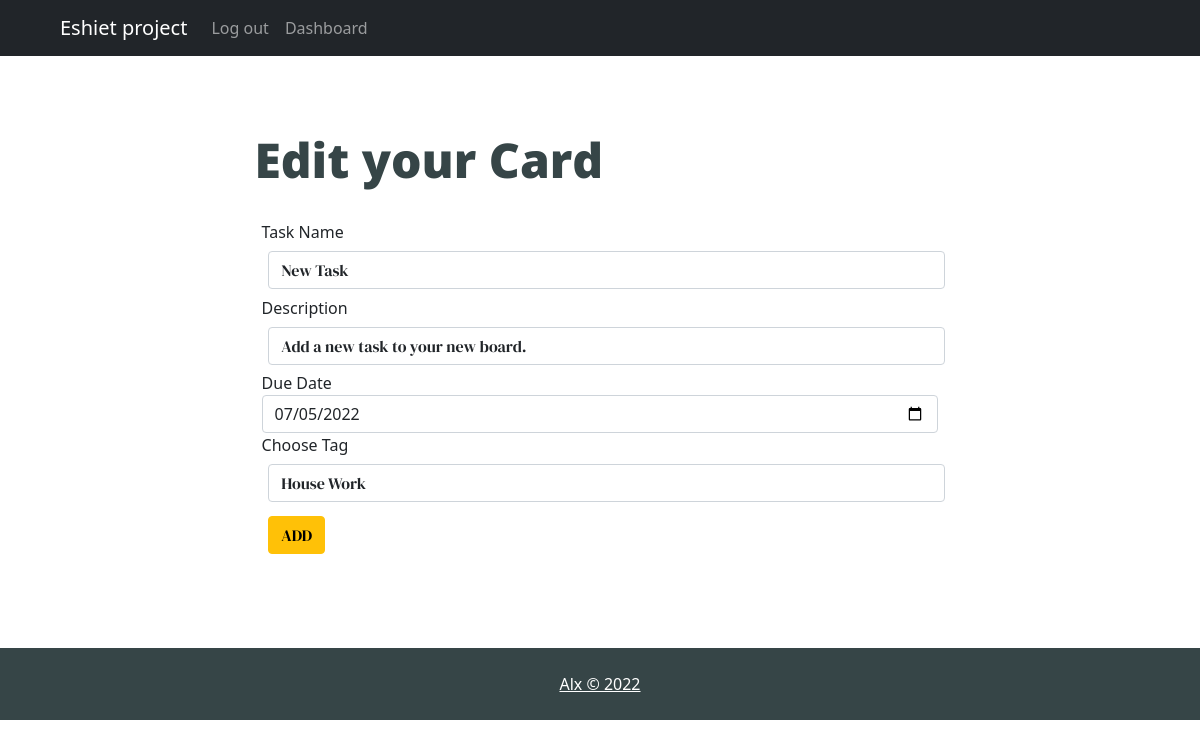
The page /edit-task/1 (signed in) on the database its author committed.
### main.py (models this page shows)
class Task(db.Model):
    __tablename__ = "tasks"
    id = db.Column(db.Integer, primary_key=True)
    title = db.Column(db.String, nullable=False)
    description = db.Column(db.String)
    due_date = db.Column(db.Date)
    progress = db.Column(db.Boolean, nullable=False)
    date_created = db.Column(db.Date, nullable=False)
    creator_id = db.Column(db.Integer, db.ForeignKey("users.id"))
    tag_id = db.Column(db.Integer, db.ForeignKey("tags.id"))

### main.py (the view, shortened to what this page needs)
@app.route("/edit-task/<int:task_id>", methods=["POST", "GET"])
@login_required
def edit_task(task_id):
    the_task = Task.query.get(task_id)
    edit_form = NewTaskForm(
        title=the_task.title,
        description=the_task.description,
        due_date=the_task.due_date,
        tag=Tag.query.filter_by(id=the_task.tag_id).first()
    )
    edit_form.tag.choices = [x for x in current_user.subscriptions]
    return render_template("add_task.html", form=edit_form, current_user=current_user, is_edit=True)

### main.py
class NewTaskForm(FlaskForm):
    style = {'class': 'ourClasses', 'style': 'margin: 1%; font-family: "DM Serif Display", serif; font-weight: 400;'}
    title = StringField("Task Name", validators=[DataRequired()], render_kw=style)
    description = StringField("Description", render_kw=style)
    due_date = DateField("Due Date", format='%Y-%m-%d', render_kw={'placeholder': '2021/04/18 for April 18, 2021'})
    tag = SelectField("Choose Tag", validators=[DataRequired()], render_kw=style)
    submit = SubmitField("ADD", render_kw=style)

### main.py (called while the page is built)
@login_manager.user_loader
def load_user(user_id):
    return User.query.get(user_id)

    def __repr__(self):
        return f'{self.tag_name}'

### templates/add_task.html (shortened to what this page needs)
{% include 'header.html' %}
{% import "bootstrap/wtf.html" as wtf %}
<div class="form-container">
    {% if not is_edit: %}
    <h1 class="big-header">Add New Card</h1>
    {% else %}
    <h1 class="big-header">Edit your Card</h1>
    {% endif %}
    <div class="wtform-div">
        {{ wtf.quick_form(form, novalidate=True, button_map={'submit': 'warning'}) }}
    </div>
</div>
</section>
{% include 'footer.html' %}

### static/styles.css (style rules this page uses)
.big-header { font-size: 3rem; color: #364547; font-family: 'Open Sans', sans-serif; font-weight: 800; margin: 2%; line-height: 1; }
.form-container { padding: 5.5% 20%; min-height: 465px; }
.wtform-div { padding: 3%; }

### rows shown on the page
Task: title "New Task", description "Add a new task to your new board.", due_date "07/05/2022", tag "House Work"
